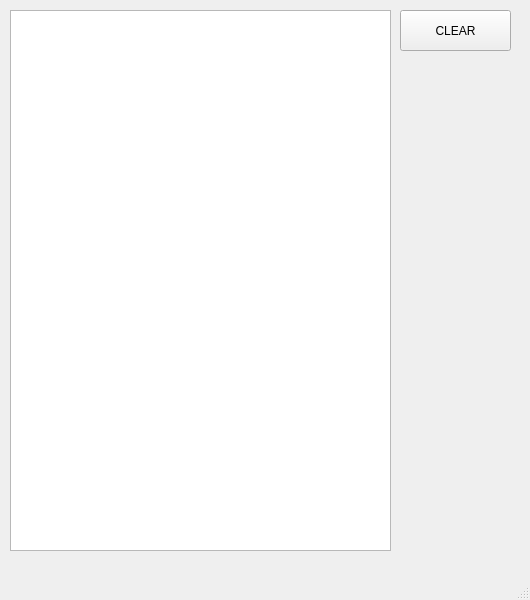
<?xml version="1.0" encoding="UTF-8"?>
<ui version="4.0">
 <class>MainWindow</class>
 <widget class="QMainWindow" name="MainWindow">
  <property name="geometry">
   <rect>
    <x>0</x>
    <y>0</y>
    <width>530</width>
    <height>600</height>
   </rect>
  </property>
  <property name="sizePolicy">
   <sizepolicy hsizetype="Fixed" vsizetype="Fixed">
    <horstretch>0</horstretch>
    <verstretch>0</verstretch>
   </sizepolicy>
  </property>
  <property name="mouseTracking">
   <bool>false</bool>
  </property>
  <property name="tabletTracking">
   <bool>false</bool>
  </property>
  <property name="windowTitle">
   <string>CodeCleaner</string>
  </property>
  <property name="animated">
   <bool>true</bool>
  </property>
  <property name="documentMode">
   <bool>false</bool>
  </property>
  <widget class="QWidget" name="centralwidget">
   <widget class="QTextEdit" name="textEdit">
    <property name="geometry">
     <rect>
      <x>10</x>
      <y>10</y>
      <width>381</width>
      <height>541</height>
     </rect>
    </property>
    <property name="font">
     <font>
      <family>Consolas</family>
      <pointsize>12</pointsize>
     </font>
    </property>
    <property name="html">
     <string>&lt;!DOCTYPE HTML PUBLIC &quot;-//W3C//DTD HTML 4.0//EN&quot; &quot;http://www.w3.org/TR/REC-html40/strict.dtd&quot;&gt;
&lt;html&gt;&lt;head&gt;&lt;meta name=&quot;qrichtext&quot; content=&quot;1&quot; /&gt;&lt;style type=&quot;text/css&quot;&gt;
p, li { white-space: pre-wrap; }
&lt;/style&gt;&lt;/head&gt;&lt;body style=&quot; font-family:'Consolas'; font-size:12pt; font-weight:400; font-style:normal;&quot;&gt;
&lt;p style=&quot;-qt-paragraph-type:empty; margin-top:0px; margin-bottom:0px; margin-left:0px; margin-right:0px; -qt-block-indent:0; text-indent:0px; font-family:'MS Shell Dlg 2'; font-size:8.25pt;&quot;&gt;&lt;br /&gt;&lt;/p&gt;&lt;/body&gt;&lt;/html&gt;</string>
    </property>
   </widget>
   <widget class="QPushButton" name="pushButton_4">
    <property name="geometry">
     <rect>
      <x>400</x>
      <y>10</y>
      <width>111</width>
      <height>41</height>
     </rect>
    </property>
    <property name="text">
     <string>CLEAR</string>
    </property>
   </widget>
  </widget>
  <widget class="QMenuBar" name="menubar">
   <property name="geometry">
    <rect>
     <x>0</x>
     <y>0</y>
     <width>530</width>
     <height>21</height>
    </rect>
   </property>
  </widget>
  <widget class="QStatusBar" name="statusbar"/>
 </widget>
 <resources/>
 <connections/>
</ui>
